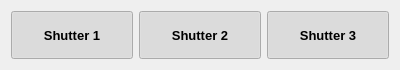
<?xml version="1.0" encoding="UTF-8"?>
<ui version="4.0">
 <class>Form</class>
 <widget class="QWidget" name="Form">
  <property name="geometry">
   <rect>
    <x>0</x>
    <y>0</y>
    <width>400</width>
    <height>70</height>
   </rect>
  </property>
  <property name="maximumSize">
   <size>
    <width>400</width>
    <height>70</height>
   </size>
  </property>
  <property name="windowTitle">
   <string>Form</string>
  </property>
  <layout class="QVBoxLayout" name="verticalLayout" stretch="1">
   <item>
    <layout class="QHBoxLayout" name="horizontalLayout">
     <item>
      <widget class="QPushButton" name="shutterOne">
       <property name="sizePolicy">
        <sizepolicy hsizetype="Preferred" vsizetype="Preferred">
         <horstretch>0</horstretch>
         <verstretch>0</verstretch>
        </sizepolicy>
       </property>
       <property name="maximumSize">
        <size>
         <width>16777215</width>
         <height>50</height>
        </size>
       </property>
       <property name="font">
        <font>
         <pointsize>10</pointsize>
         <weight>75</weight>
         <bold>true</bold>
        </font>
       </property>
       <property name="autoFillBackground">
        <bool>true</bool>
       </property>
       <property name="text">
        <string>Shutter 1</string>
       </property>
       <property name="checkable">
        <bool>true</bool>
       </property>
       <property name="checked">
        <bool>true</bool>
       </property>
       <property name="autoDefault">
        <bool>false</bool>
       </property>
       <property name="default">
        <bool>false</bool>
       </property>
       <property name="flat">
        <bool>false</bool>
       </property>
      </widget>
     </item>
     <item>
      <widget class="QPushButton" name="shutterTwo">
       <property name="sizePolicy">
        <sizepolicy hsizetype="Preferred" vsizetype="Preferred">
         <horstretch>0</horstretch>
         <verstretch>0</verstretch>
        </sizepolicy>
       </property>
       <property name="minimumSize">
        <size>
         <width>0</width>
         <height>0</height>
        </size>
       </property>
       <property name="maximumSize">
        <size>
         <width>16777215</width>
         <height>50</height>
        </size>
       </property>
       <property name="font">
        <font>
         <pointsize>10</pointsize>
         <weight>75</weight>
         <bold>true</bold>
        </font>
       </property>
       <property name="autoFillBackground">
        <bool>true</bool>
       </property>
       <property name="text">
        <string>Shutter 2</string>
       </property>
       <property name="checkable">
        <bool>true</bool>
       </property>
       <property name="checked">
        <bool>true</bool>
       </property>
       <property name="autoDefault">
        <bool>false</bool>
       </property>
       <property name="default">
        <bool>false</bool>
       </property>
       <property name="flat">
        <bool>false</bool>
       </property>
      </widget>
     </item>
     <item>
      <widget class="QPushButton" name="shutterThree">
       <property name="sizePolicy">
        <sizepolicy hsizetype="Preferred" vsizetype="Preferred">
         <horstretch>0</horstretch>
         <verstretch>0</verstretch>
        </sizepolicy>
       </property>
       <property name="minimumSize">
        <size>
         <width>0</width>
         <height>0</height>
        </size>
       </property>
       <property name="maximumSize">
        <size>
         <width>16777215</width>
         <height>50</height>
        </size>
       </property>
       <property name="font">
        <font>
         <pointsize>10</pointsize>
         <weight>75</weight>
         <bold>true</bold>
        </font>
       </property>
       <property name="autoFillBackground">
        <bool>true</bool>
       </property>
       <property name="text">
        <string>Shutter 3</string>
       </property>
       <property name="checkable">
        <bool>true</bool>
       </property>
       <property name="checked">
        <bool>true</bool>
       </property>
       <property name="autoDefault">
        <bool>false</bool>
       </property>
       <property name="default">
        <bool>false</bool>
       </property>
       <property name="flat">
        <bool>false</bool>
       </property>
      </widget>
     </item>
    </layout>
   </item>
  </layout>
 </widget>
 <resources/>
 <connections/>
</ui>
